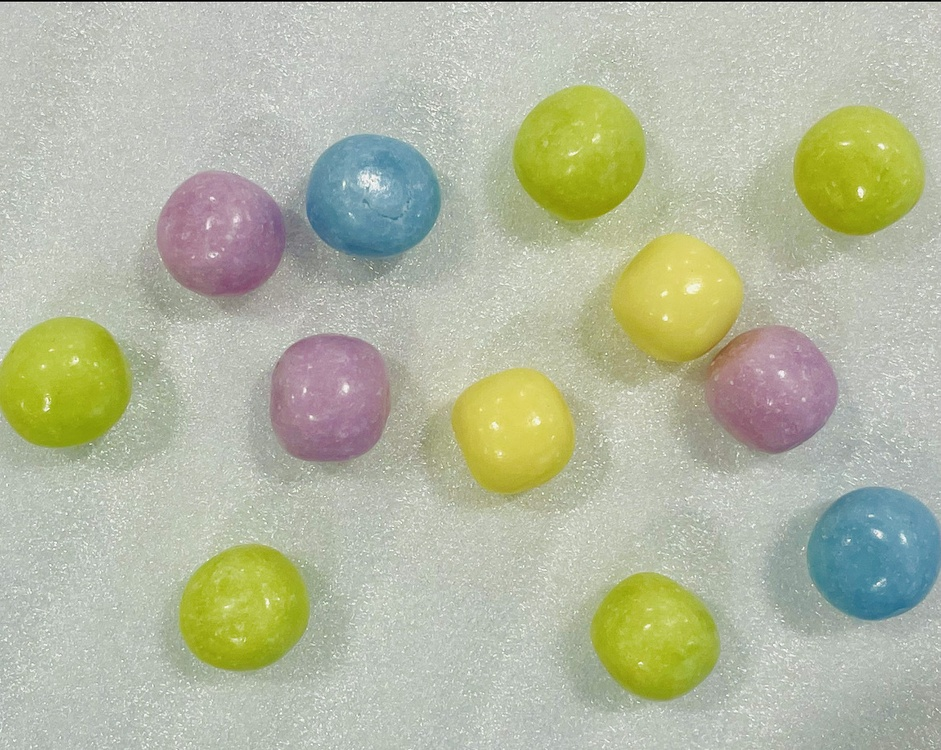
#> input picture ch4/4.2/chocolates.jpg, 941 x 750 px, shrunk from 1170 x 932 before the run
$ python extract_blue.py
#> lines starting #> are read from the running program, lines starting #| are printed output that depends on the picture; after the words box and inside, x2 and y2 are one past the last pixel; in counts of white or black regions, pixels touching at a corner belong together
import cv2
import matplotlib.pyplot as plt
import numpy as np

img_bgr = cv2.imread('chocolates.jpg')
#> img_bgr is the input picture: shape (750, 941, 3); mean B, G, R 160.6, 184.6, 180
img_hsv = cv2.cvtColor(img_bgr, cv2.COLOR_BGR2HSV)
#> img_hsv: shape (750, 941, 3); mean H, S, V 51.4, 43.4, 187.5

h, s, v = cv2.split(img_hsv)
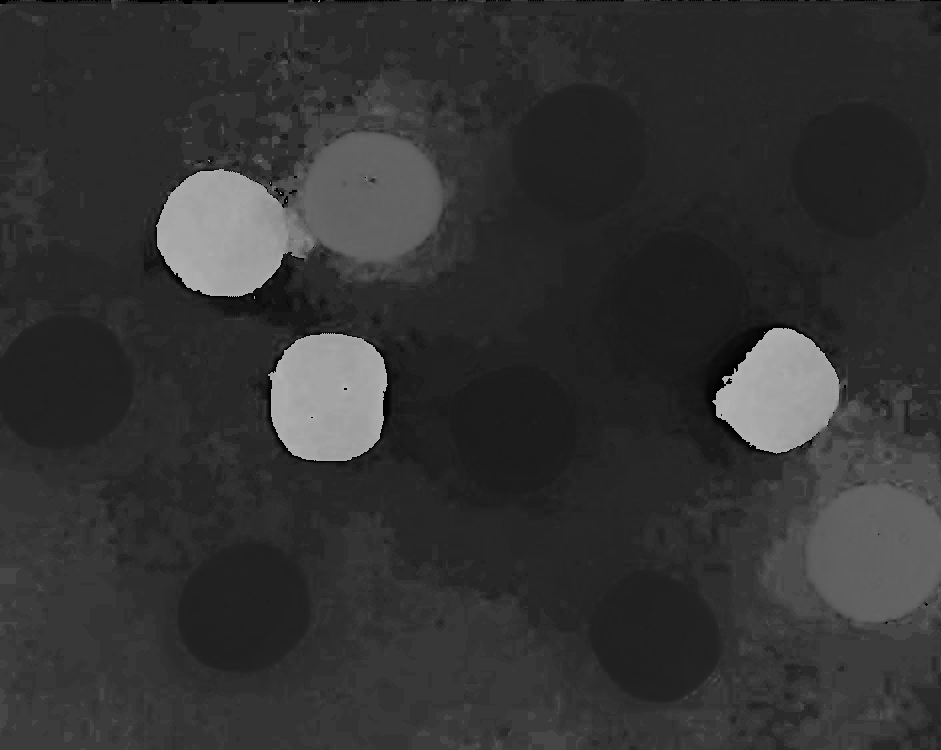
#> h: shape (750, 941); min 0, max 179, mean 51.4
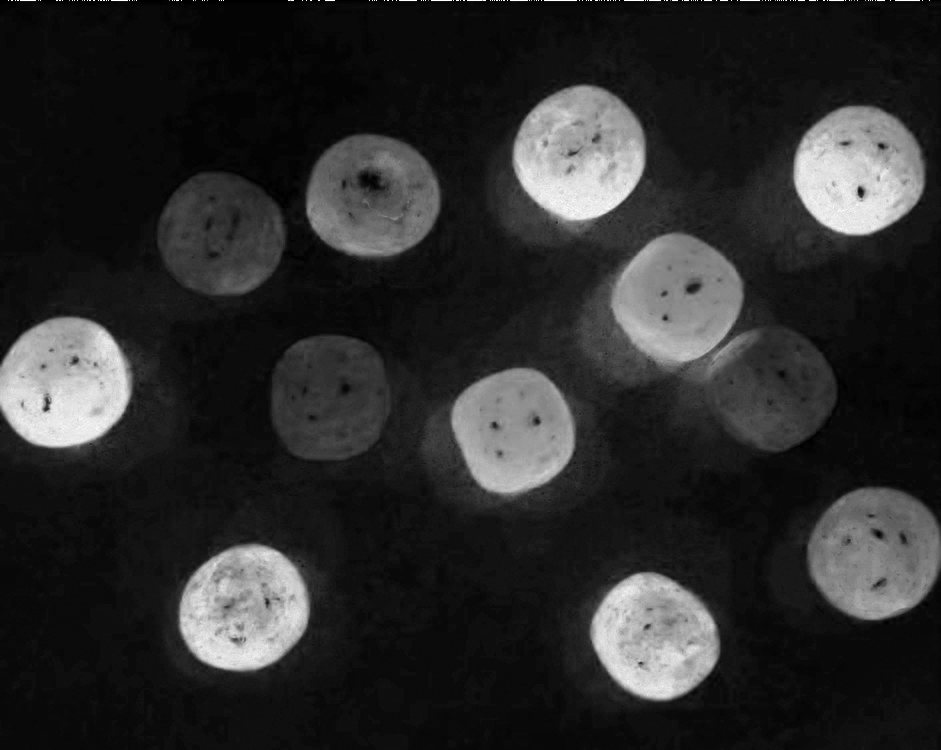
#> s: shape (750, 941); min 0, max 255, mean 43.4
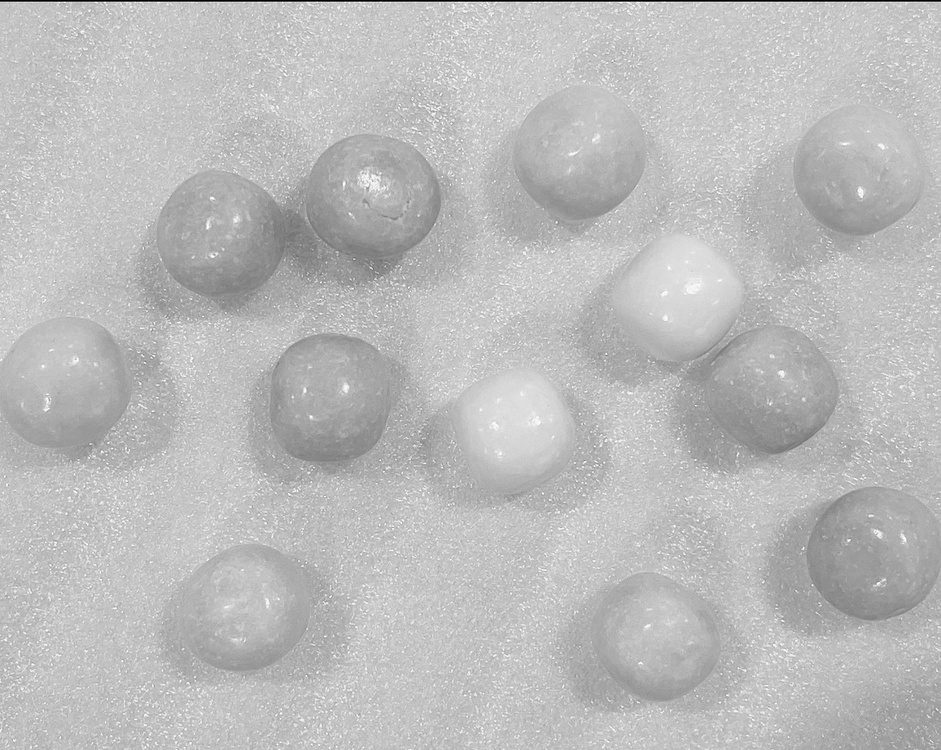
#> v: shape (750, 941); min 0, max 255, mean 187.5

# 画像を大きめに表示する
plt.figure(figsize=(15,10))

# 2x3の領域に区切って合計6枚の画像をまとめて表示する
plt.subplot(2,3,1)
plt.title('Original (RGB)')
plt.imshow(cv2.cvtColor(img_bgr, cv2.COLOR_BGR2RGB))

plt.subplot(2,3,2)
plt.title('Hue (H)')
plt.imshow(h, cmap='gray')

plt.subplot(2,3,3)
plt.title('Saturation (S)')
plt.imshow(s, cmap='gray')

plt.subplot(2,3,4)
plt.title('Value, Brightness (V)')
plt.imshow(v, cmap='gray')

# マスク画像(抜き出す部分が1, それ以外が0の画像）を作ります
# ここでは Hue が 80〜140かつ、Saturation が 70を超える部分を指定しています
mask = np.zeros(h.shape, dtype=np.uint8)
mask[(h > 80) & (h < 140) & (s > 70)] = 255

# そのままではマスク画像に穴が開くので closing 処理をすると綺麗なマスクになります
mask = cv2.morphologyEx(mask, cv2.MORPH_CLOSE, np.ones((41,41),np.uint8))

# maskが1チャンネル, img_bgrが3チャンネルのためそのままでは AND が計算できません
# そのため cvtColor() でmask側を3チャンネルに変換しています。
mask_3ch = cv2.cvtColor(mask, cv2.COLOR_GRAY2RGB)
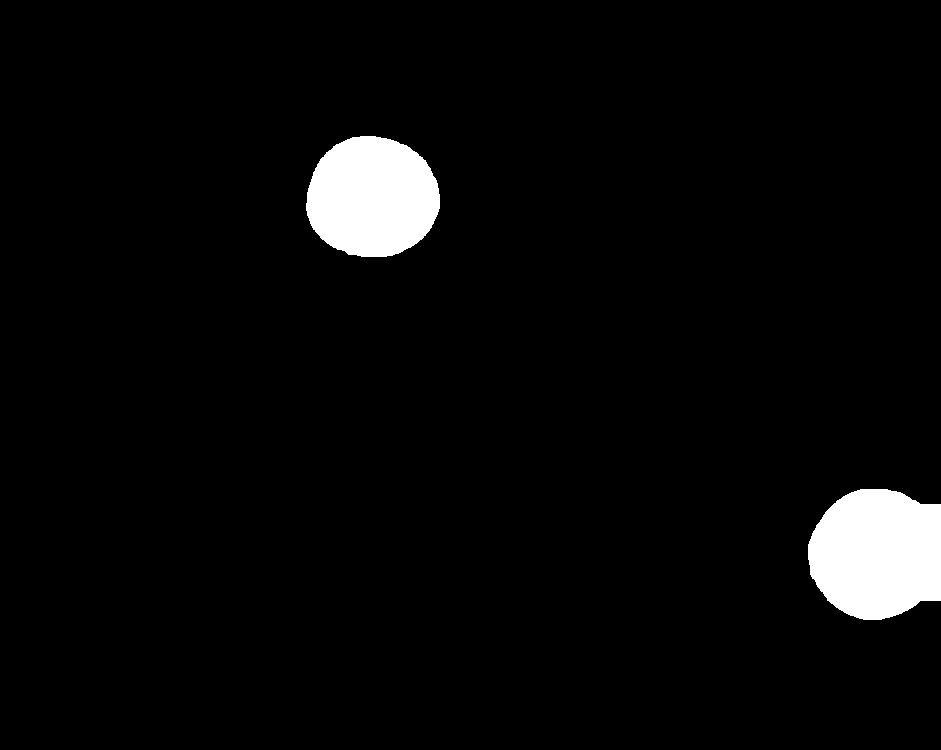
#> mask_3ch: shape (750, 941, 3); 3.8% white; 2 white regions, box (x1, y1, x2, y2) and area: (808, 489, 941, 620) 14283, (306, 136, 440, 257) 12775

# bitwise_and() で AND をとり、MASKが0の部分が真っ黒になっている画像を出力します
result_img = cv2.bitwise_and(img_bgr, mask_3ch)
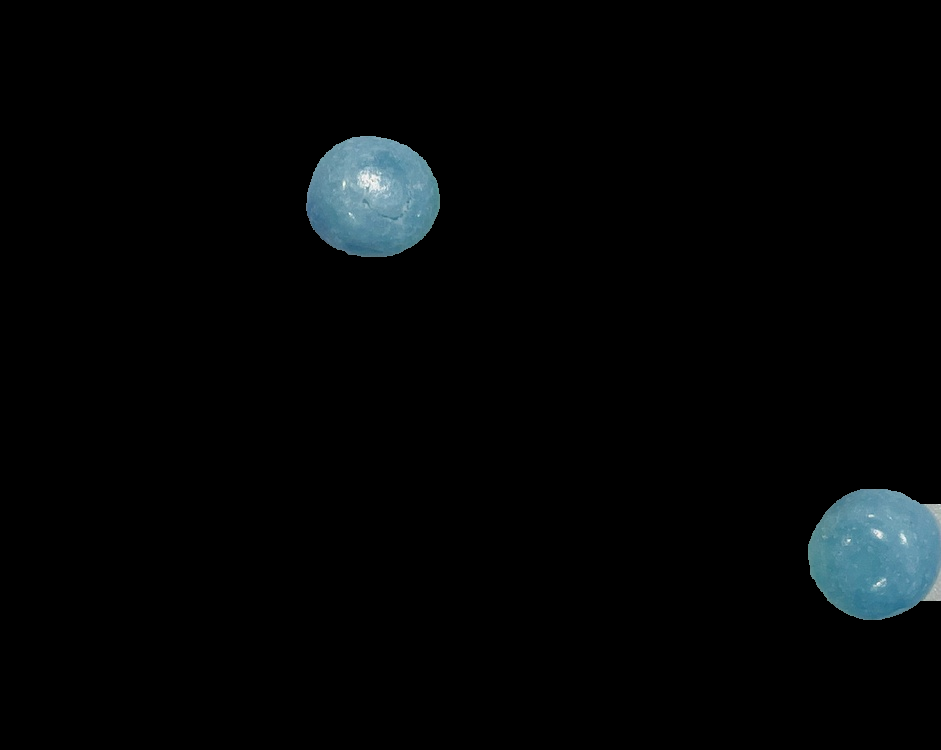
#> result_img: shape (750, 941, 3); mean B, G, R 6.2, 5.5, 3.7

# マスク画像を表示
plt.subplot(2,3,5)
plt.title('mask')
plt.imshow(mask, cmap='gray')

# 最終的な出力を表示
plt.subplot(2,3,6)
plt.title('result')
plt.imshow(cv2.cvtColor(result_img, cv2.COLOR_BGR2RGB))

plt.show()
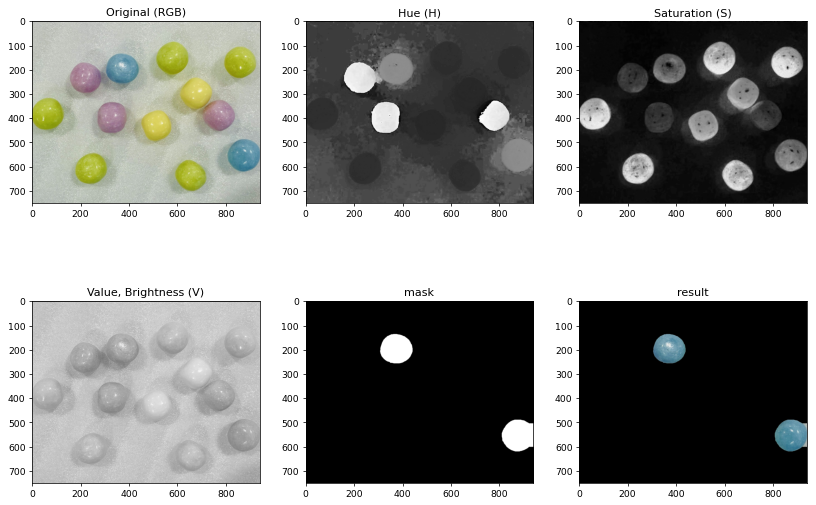
#> figure drawn by matplotlib, 6 panels
